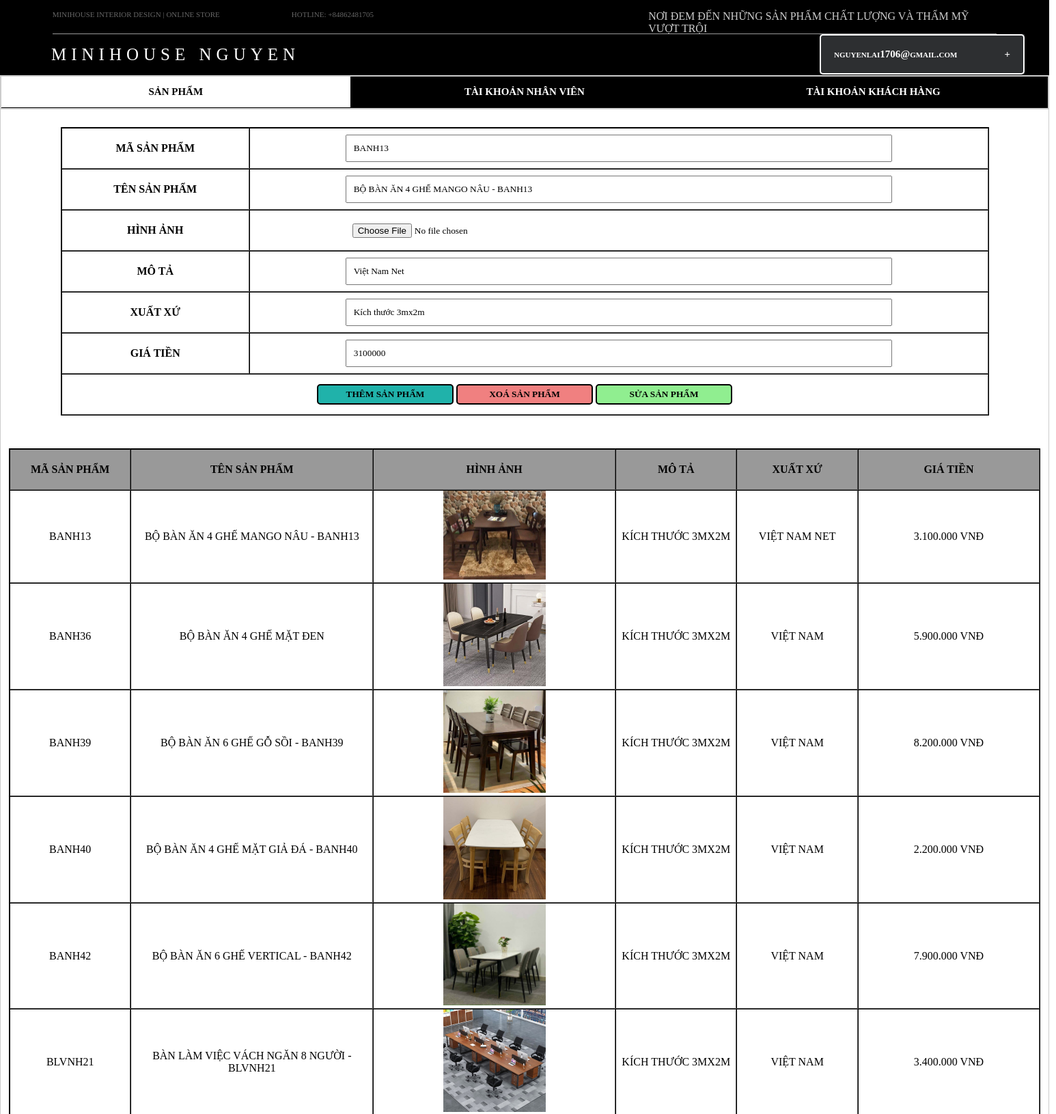
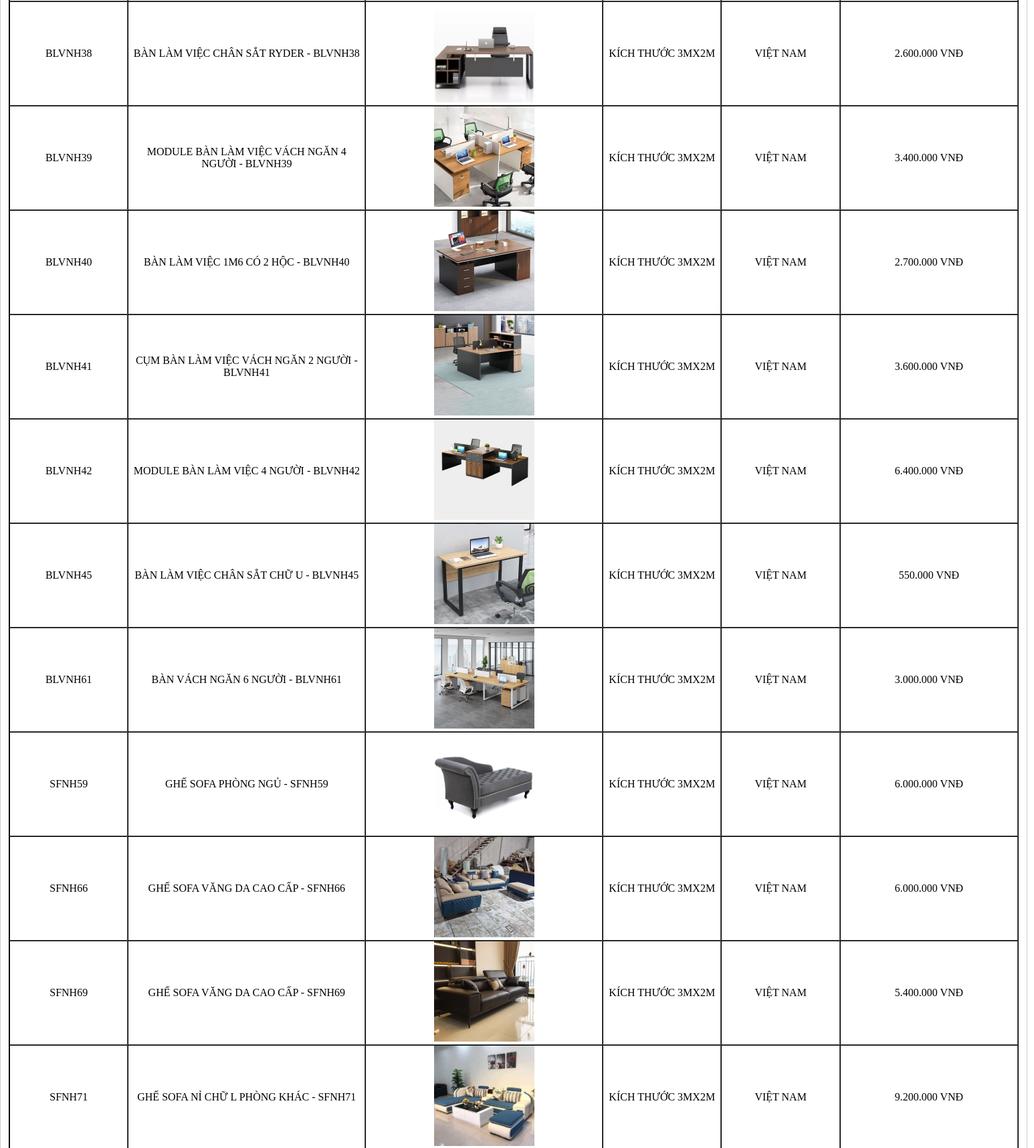
The app's page /Source/admin-page.php?masp=BANH13 (signed in, upper part) with its own data (2 pictures, top to bottom).
### tables this page shows
CREATE TABLE IF NOT EXISTS `sanpham` (
  `masp` varchar(100) NOT NULL,
  `tensp` varchar(255) NOT NULL,
  `hinhanh` varchar(100) NOT NULL,
  `giatien` float NOT NULL,
  `mota` varchar(255) NOT NULL,
  `xuatxu` varchar(255) NOT NULL,
  `madm_fk` varchar(100) DEFAULT NULL,
  `manv_fk` varchar(100) DEFAULT NULL,
  `makho_fk` varchar(100) DEFAULT NULL,
  PRIMARY KEY (`masp`)
);

### controller/clsAdmin.php (the view, shortened to what this page needs)
<?php
    class AdminPage extends myFile{
        function connect() {
            $con = mysqli_connect("localhost", "nguyenhoang", "10897105", "minihouse-website");
            if(!$con) {
                die("Không thể kết nối tới cơ sở dữ liệu");
                exit();
            }
            else {
                mysqli_set_charset($con, "utf8");
                return $con;
            }
        }
        function loadListProduct($sql){
            $link = $this->connect();
            $result = mysqli_query($link,$sql);
            $i = mysqli_num_rows($result);
            if($i>0){
                while($row = mysqli_fetch_array($result)){
                    $masp = $row['masp'];
                    $tensp = $row['tensp'];
                    $hinhanh = $row['hinhanh'];
                    $giatien = $row['giatien'];
                    $mota = $row['mota'];
                    $xuatxu = $row['xuatxu'];
                    echo '<tr>
                            <td>
                                <a class="link-product" href="?masp='.$masp.'">'.$masp.'</a>
                            </td>
                            <td><a class="link-product" href="?masp='.$masp.'">'.$tensp.'</a></td>
                            <td><img src="../img/img_products/'.$hinhanh.'" alt="" width="150px"></td>
                            <td><a class="link-product" href="?masp='.$masp.'">'.$mota.'</a></td>
                            <td><a class="link-product" href="?masp='.$masp.'">'.$xuatxu.'</a></td>
                            <td><a class="link-product" href="?masp='.$masp.'">'.number_format($giatien,0," ",".").' VNĐ</a></td>
                        </tr>';
                }
            }
        }
        function getColumnPD($sql){
            $link = $this->connect();
            $result = mysqli_query($link,$sql);
            $i = mysqli_num_rows($result);
            $value = '';
            if($i>0){
                while($row = mysqli_fetch_array($result)){
                    $pdCode = $row[0];
                    $value = $pdCode;
                }
            }
            return $value;
        }
    }
?>

### Source/admin-page.php (shortened to what this page needs)
<?php
    include("../controller/clsAdmin.php");
    $p = new AdminPage();
    $getPdCode = 0;
    if(isset($_REQUEST['masp'])){
        $getPdCode = $_REQUEST['masp'];
    }
?>
<!DOCTYPE html>
<html lang="en">
<head>
    <link rel="stylesheet" href="../css/admin-page.css">
</head>
<body>
    <div class="container">
        <div class="header">
            <div class="header-top">
                <div class="top-left">
                    <a class="top-link" href="">MINIHOUSE INTERIOR DESIGN |</a>
                    <a class="top-link" href="">ONLINE STORE</a>
                </div>
                <div class="top-right">HOTLINE: +84862481705</div>
                <div class="slogan-box">
                   NƠI ĐEM ĐẾN NHỮNG SẢN PHẨM CHẤT LƯỢNG VÀ THẨM MỸ VƯỢT TRỘI
                </div>
            </div>
            <div class="header-bottom">
                <div class="text-logo">
                    <a href="" class="text-logo-link" id="text-logo-link">
                        MINIHOUSE NGUYEN HOANG
                    </a>
                </div>
                <?php
                    if($_SESSION['taikhoan']){
                        echo '<div class="username-login">
                                <nav>
                                    <label for="touch"><span id="touch-name">'.$_SESSION['taikhoan'].'</span></label>
                                    <input type="checkbox" name="touch" id="touch">
                                    <ul class="slide">
                                        <li><a href="">ĐỔI MẬT KHẨU</a></li>
                                        <li><a href="adminListOrders.php">QUẢN LÝ ĐƠN HÀNG KHÁCH HÀNG</a></li>
                                        <li><a href="logout.php">ĐĂNG XUẤT</a></li>
                                    </ul>
                                </nav>
                            </div>';
                    }
                ?>
            </div>
        </div>
        <div class="content">
            <div class="tab">
                <button class="tablinks" onclick="openForm(event, 'Products')" id="defaultOpen">SẢN PHẨM</button>
                <button class="tablinks" onclick="openForm(event, 'Employees')" >TÀI KHOẢN NHÂN VIÊN</button>
                <button class="tablinks" onclick="openForm(event, 'Customers')" >TÀI KHOẢN KHÁCH HÀNG</button>
            </div>
            <div class="tabcontent" id="Products">
                <form id="load-product" class="load-product" action="" method="post" enctype="multipart/form-data">
                    <div class="table-control-pd">
                        <table class="table-pd" border="1" cellspacing="0">
                            <tr class="row-pd">
                                <td class="column-pd">MÃ SẢN PHẨM</td>
                                <td class="column-pd">
                                    <input type="text" class="pd-code pd" name="pd-code" id="pd-code" value="<?php echo $p->getColumnPD("select masp from sanpham where masp='$getPdCode'") ?>">
                                </td>
                            </tr>
                            <tr class="row-pd">
                                <td class="column-pd">TÊN SẢN PHẨM</td>
                                <td class="column-pd">
                                    <input type="text" class="pd-name pd" name="pd-name" id="pd-name" value="<?php echo $p->getColumnPD("select tensp from sanpham where masp='$getPdCode'") ?>">
                                </td>
                            </tr>
                            <tr class="row-pd">
                                <td class="column-pd">HÌNH ẢNH</td>
                                <td class="column-pd">
                                    <input type="file" class="pd-image pd" name="pd-image" id="pd-image" value="<?php echo $p->getColumnPD("select hinhanh from sanpham where masp='$getPdCode'") ?>">
                                </td>
                            </tr>
                            <tr class="row-pd">
                                <td class="column-pd">MÔ TẢ</td>
                                <td class="column-pd">
                                    <input type="text" class="pd-origin pd" name="pd-origin" id="pd-origin" value="<?php echo $p->getColumnPD("select xuatxu from sanpham where masp='$getPdCode'") ?>">
                                </td>
                            </tr>
                            <tr class="row-pd">
                                <td class="column-pd">XUẤT XỨ</td>
                                <td class="column-pd">
                                    <input type="text" class="pd-description pd" name="pd-description" id="pd-description" value="<?php echo $p->getColumnPD("select mota from sanpham where masp='$getPdCode'") ?>">
                                </td>
                            </tr>
                            <tr class="row-pd">
                                <td class="column-pd">GIÁ TIỀN</td>
                                <td class="column-pd">
                                    <input type="text" class="pd-price pd" name="pd-price" id="pd-price" value="<?php echo $p->getColumnPD("select giatien from sanpham where masp='$getPdCode'") ?>">
                                </td>
                            </tr>
                            <tr class="row-pd">
                                <td class="column-pd" colspan="2">
                                    <button class="btn-add-pd" name="btn-pd" id="btn-add-pd" value="THÊM SẢN PHẨM">THÊM SẢN PHẨM</button>
                                    <button class="btn-delete-pd" name="btn-pd" id="btn-delete-pd" value="XOÁ SẢN PHẨM">XOÁ SẢN PHẨM</button>
                                    <button class="btn-update-pd" name="btn-pd" id="btn-update-pd" value="SỬA SẢN PHẨM">SỬA SẢN PHẨM</button>
                                </td>
                            </tr>
                        </table>
                    </div>
                </form>
                <form action="" method="POST">
                    <table border="1" cellspacing="0">
                        <tr>
                            <th>MÃ SẢN PHẨM</th>
                            <th>TÊN SẢN PHẨM</th>
                            <th>HÌNH ẢNH</th>
                            <th>MÔ TẢ</th>
                            <th>XUẤT XỨ</th>
                            <th>GIÁ TIỀN</th>
                        </tr>
                        <?php
                            $p->loadListProduct("select * from sanpham order by masp asc");
                        ?>
                    </table>
                </form>
            </div>
        </div>
    </div>
</body>
</html>

### css/admin-page.css (style rules this page uses)
:root { --background: #000; --color: #fff; --primary-font: Fira sans; }
* { box-sizing: border-box; padding: 0; margin: 0; font-family: Fira sans; }
.container { width: 1536px; height: 1835px; font-family: var(--primary-font); }
.header { width: 1536px; height: 110px; background-color: var(--background); color: var(--color); }
.header-top { width: 90%; height: 50px; border-bottom: 1px solid #999; display: flex; align-content: center; display: block; margin: 0 auto; position: relative; }
.top-left { width: 400px; height: 18px; font-size: 11px; position: absolute; top: 15px; }
.top-link { text-decoration: none; color: #666; }
.top-right { width: 200px; height: 20px; font-size: 11px; color: #666; position: absolute; top: 15px; left: 350px; }
.slogan-box { width: 510px; height: 30px; position: absolute; top: 15px; right: 0; color: #ccc; }
.header-bottom { width: 1536px; height: 60px; }
.text-logo { width: 500px; height: 60px; position: absolute; left: 75px; letter-spacing: 7px; font-weight: 300; font-size: 25px; line-height: 60px; }
.text-logo-link { color: var(--color); text-decoration: none; }
.username-login { width: 300px; height: 60px; position: absolute; left: 1200px; }
nav { width: 300px; background-color: #2d2f31; margin: 40px auto; }
span#touch-name { padding: 19px; border-radius: 5px; border: 2px solid #fff; background: #2d2f31; color: #fff; font-size: 15px; font-weight: bold; font-variant: small-caps; cursor: pointer; display: block; margin-top: -40px; }
span#touch-name::after { float: right; right: 10%; content: "+"; }
.content { width: 100%; height: 800px; }
.tab { width: 100%; height: 50px; overflow: hidden; border: 2px solid #ccc; background-color: #000; }
.tab button { width: 33.33%; font-weight: bold; font-size: 15px; background-color: inherit; float: left; color: #fff; border: none; outline: none; cursor: pointer; padding: 14px 16px; transition: .3s; }
.tab button.active { background-color: #fff; color: #000; }
.tabcontent { display: none; padding: 6px 12px; border: 1px solid #ccc; border-top: none; }
table { width: 100%; margin-top: 20px; border: 1px solid #000; text-transform: uppercase; }
tr:first-child { width: 100%; height: 60px; background-color: #999; }
tr { width: 100%; height: 60px; }
td:nth-child(1), th:nth-child(1) { width: 10%; text-align: center; }
td:nth-child(2), th:nth-child(2) { width: 20%; text-align: center; }
td:nth-child(3), th:nth-child(3) { width: 20%; text-align: center; }
td:nth-child(4), th:nth-child(4) { width: 10%; text-align: center;; }
td:nth-child(5), th:nth-child(5) { width: 10%; text-align: center; }
td:nth-child(6), th:nth-child(6) { width: 15%; text-align: center; }
.link-product { color: #000; text-decoration: none; }
.table-control-pd { width: 90%; display: block; margin: 0 auto; height: 450px; font-weight: bold; text-align: center; }
tr.row-pd { font-weight: bold; background-color: #fff; }
input.pd { width: 800px; padding: 10px; }
.btn-add-pd { width: 200px; padding: 5px; border: 2px solid #000; border-radius: 5px; font-weight: bold; background-color: lightseagreen; }
.btn-delete-pd { width: 200px; padding: 5px; border: 2px solid #000; border-radius: 5px; font-weight: bold; background-color: lightcoral; }
.btn-update-pd { width: 200px; padding: 5px; border: 2px solid #000; border-radius: 5px; font-weight: bold; background-color: lightgreen; }

### records on screen
sanpham: pd-code "BANH13", pd-name "BỘ BÀN ĂN 4 GHẾ MANGO NÂU - BANH13", pd-origin "Việt Nam Net", pd-description "Kích thước 3mx2m", pd-price "3100000", masp "BANH13", tensp "BỘ BÀN ĂN 4 GHẾ MANGO NÂU - BANH13", hinhanh (picture), mota "KÍCH THƯỚC 3MX2M", xuatxu "VIỆT NAM NET", giatien "3.100.000"
sanpham: masp "BANH36", tensp "BỘ BÀN ĂN 4 GHẾ MẶT ĐEN", hinhanh (picture), mota "KÍCH THƯỚC 3MX2M", xuatxu "VIỆT NAM", giatien "5.900.000"
sanpham: masp "BANH39", tensp "BỘ BÀN ĂN 6 GHẾ GỖ SỒI - BANH39", hinhanh (picture), mota "KÍCH THƯỚC 3MX2M", xuatxu "VIỆT NAM", giatien "8.200.000"
sanpham: masp "BANH40", tensp "BỘ BÀN ĂN 4 GHẾ MẶT GIẢ ĐÁ - BANH40", hinhanh (picture), mota "KÍCH THƯỚC 3MX2M", xuatxu "VIỆT NAM", giatien "2.200.000"
sanpham: masp "BANH42", tensp "BỘ BÀN ĂN 6 GHẾ VERTICAL - BANH42", hinhanh (picture), mota "KÍCH THƯỚC 3MX2M", xuatxu "VIỆT NAM", giatien "7.900.000"
sanpham: masp "BLVNH21", tensp "BÀN LÀM VIỆC VÁCH NGĂN 8 NGƯỜI - BLVNH21", hinhanh (picture), mota "KÍCH THƯỚC 3MX2M", xuatxu "VIỆT NAM", giatien "3.400.000"
sanpham: masp "BLVNH38", tensp "BÀN LÀM VIỆC CHÂN SẮT RYDER - BLVNH38", hinhanh (picture), mota "KÍCH THƯỚC 3MX2M", xuatxu "VIỆT NAM", giatien "2.600.000"
sanpham: masp "BLVNH39", tensp "MODULE BÀN LÀM VIỆC VÁCH NGĂN 4 NGƯỜI - BLVNH39", hinhanh (picture), mota "KÍCH THƯỚC 3MX2M", xuatxu "VIỆT NAM", giatien "3.400.000"
sanpham: masp "BLVNH40", tensp "BÀN LÀM VIỆC 1M6 CÓ 2 HỘC - BLVNH40", hinhanh (picture), mota "KÍCH THƯỚC 3MX2M", xuatxu "VIỆT NAM", giatien "2.700.000"
sanpham: masp "BLVNH41", tensp "CỤM BÀN LÀM VIỆC VÁCH NGĂN 2 NGƯỜI - BLVNH41", hinhanh (picture), mota "KÍCH THƯỚC 3MX2M", xuatxu "VIỆT NAM", giatien "3.600.000"
sanpham: masp "BLVNH42", tensp "MODULE BÀN LÀM VIỆC 4 NGƯỜI - BLVNH42", hinhanh (picture), mota "KÍCH THƯỚC 3MX2M", xuatxu "VIỆT NAM", giatien "6.400.000"
sanpham: masp "BLVNH45", tensp "BÀN LÀM VIỆC CHÂN SẮT CHỮ U - BLVNH45", hinhanh (picture), mota "KÍCH THƯỚC 3MX2M", xuatxu "VIỆT NAM", giatien "550.000"
sanpham: masp "BLVNH61", tensp "BÀN VÁCH NGĂN 6 NGƯỜI - BLVNH61", hinhanh (picture), mota "KÍCH THƯỚC 3MX2M", xuatxu "VIỆT NAM", giatien "3.000.000"
sanpham: masp "SFNH59", tensp "GHẾ SOFA PHÒNG NGỦ - SFNH59", hinhanh (picture), mota "KÍCH THƯỚC 3MX2M", xuatxu "VIỆT NAM", giatien "6.000.000"
sanpham: masp "SFNH66", tensp "GHẾ SOFA VĂNG DA CAO CẤP - SFNH66", hinhanh (picture), mota "KÍCH THƯỚC 3MX2M", xuatxu "VIỆT NAM", giatien "6.000.000"
sanpham: masp "SFNH69", tensp "GHẾ SOFA VĂNG DA CAO CẤP - SFNH69", hinhanh (picture), mota "KÍCH THƯỚC 3MX2M", xuatxu "VIỆT NAM", giatien "5.400.000"
sanpham: masp "SFNH71", tensp "GHẾ SOFA NỈ CHỮ L PHÒNG KHÁC - SFNH71", hinhanh (picture), mota "KÍCH THƯỚC 3MX2M", xuatxu "VIỆT NAM", giatien "9.200.000"

### other values on screen
$_SESSION['taikhoan'] "nguyenlai1706@gmail.com"
